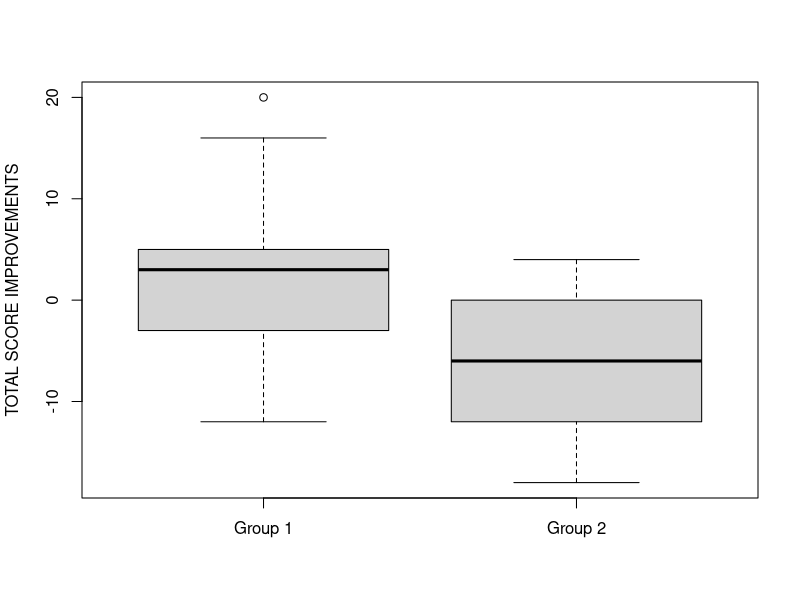
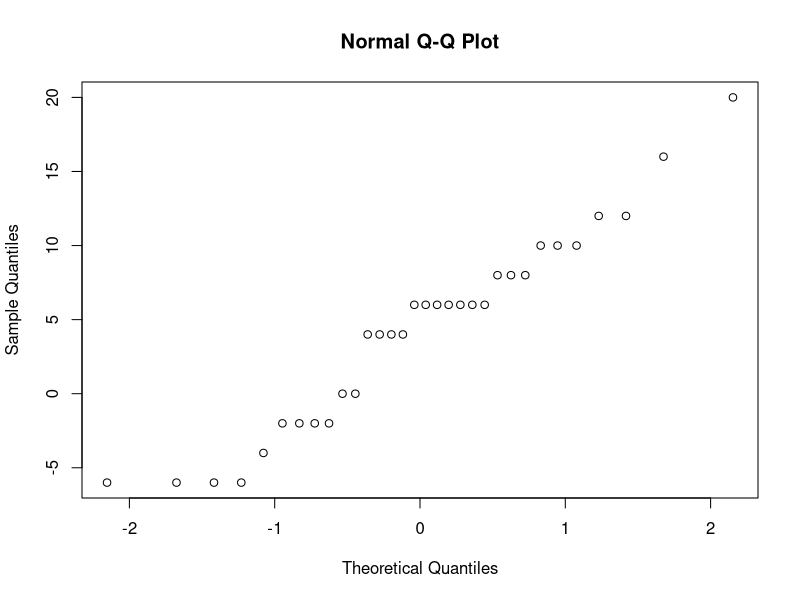
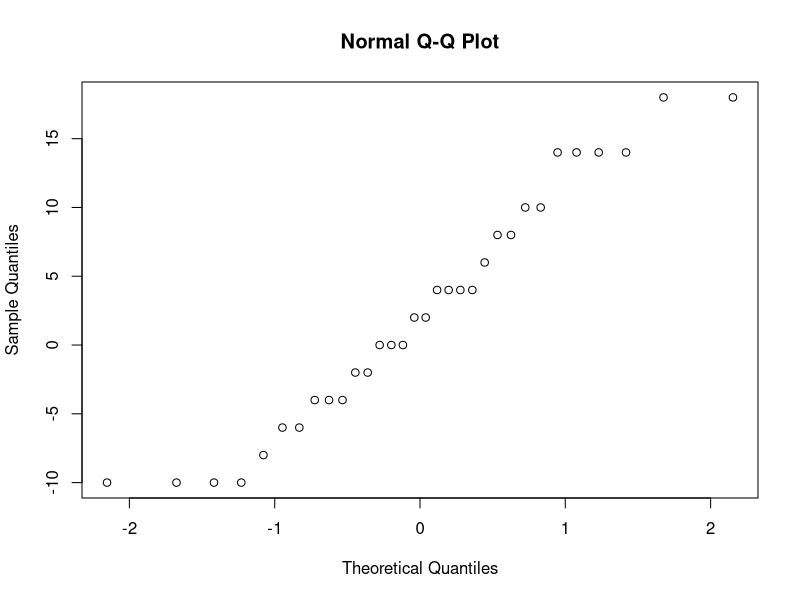
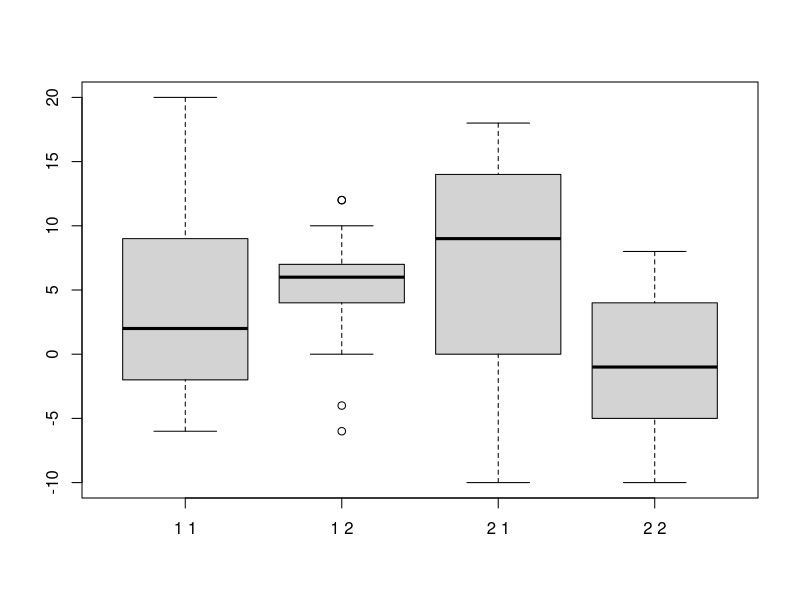
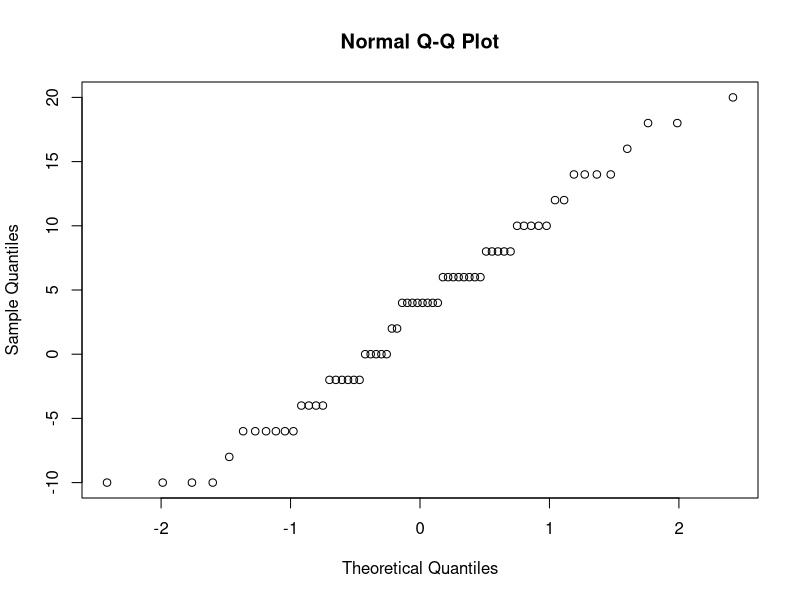

Source code (R) for these figures, in order:
## ---- chunk 1
knitr::opts_chunk$set(echo = TRUE)
## ---- chunk 2
data <- read.csv("Fall_All_Analysis.csv")
summary(data)
compositescore <- ifelse(data$Sentence == "Correct", ifelse(data$Answer == "Correct", 4, ifelse(data$Answer == "Wrong", -2, 2)), ifelse(data$Sentence == "Wrong", ifelse(data$Answer == "Correct", 2, ifelse(data$Answer == "Wrong", -4, -2)), NA))
confcompscore <- ifelse(data$Confidence == "Very", compositescore, ifelse(data$Confidence == "Semi", compositescore/2, compositescore/4))
confscore <- ifelse(data$Confidence == "Very", 2, ifelse(data$Confidence == "Semi", 1, 0)) # no answer is also 0

dgdata <- read.csv("Fall_Demographics_Everything.csv")
summary(dgdata)
## ---- chunk 3
session1totalIDCorrect <-sapply(split(compositescore[data$Session == 1], data$ID[data$Session == 1]), sum, na.rm=T)
session2totalIDCorrect <-sapply(split(compositescore[data$Session == 2], data$ID[data$Session == 2]), sum, na.rm=T)
session1totalIDTime <-sapply(split(data$Time[data$Session == 1], data$ID[data$Session == 1]), sum, na.rm=T)
session2totalIDTime <-sapply(split(data$Time[data$Session == 2], data$ID[data$Session == 2]), sum, na.rm=T)
session1totalIDConf <-sapply(split(confscore[data$Session == 1], data$ID[data$Session == 1]), sum, na.rm=T)
session2totalIDConf <-sapply(split(confscore[data$Session == 2], data$ID[data$Session == 2]), sum, na.rm=T)
session1IDGroup <-sapply(split(data$Group[data$Session == 1], data$ID[data$Session == 1]), unique)
session2IDGroup <-sapply(split(data$Group[data$Session == 2], data$ID[data$Session == 2]), unique)
## ---- chunk 4
t.test(session1totalIDCorrect[session1IDGroup == 1], session2totalIDCorrect[session2IDGroup == 1], paired=T)
t.test(session1totalIDCorrect[session1IDGroup == 1], session2totalIDCorrect[session2IDGroup == 1])
wilcox.test(session1totalIDCorrect[session1IDGroup == 1], session2totalIDCorrect[session2IDGroup == 1], paired=T)
wilcox.test(session1totalIDCorrect[session1IDGroup == 1], session2totalIDCorrect[session2IDGroup == 1])

t.test(session1totalIDCorrect[session1IDGroup == 2], session2totalIDCorrect[session2IDGroup == 2], paired=T)
t.test(session1totalIDCorrect[session1IDGroup == 2], session2totalIDCorrect[session2IDGroup == 2])
wilcox.test(session1totalIDCorrect[session1IDGroup == 2], session2totalIDCorrect[session2IDGroup == 2], paired=T)
wilcox.test(session1totalIDCorrect[session1IDGroup == 2], session2totalIDCorrect[session2IDGroup == 2])

group1totaldiff <- session2totalIDCorrect[session2IDGroup == 1] - session1totalIDCorrect[session1IDGroup == 1]
group2totaldiff <- session2totalIDCorrect[session2IDGroup == 2] - session1totalIDCorrect[session1IDGroup == 2]
boxplot(group1totaldiff, group2totaldiff, names=c("Group 1", "Group 2"), ylab="TOTAL SCORE IMPROVEMENTS")
## ---- chunk 5
dgndx <- match(names(session1IDGroup), dgdata$ID)
OSSExp <- dgdata$Open_Source_Experience[dgndx]
ProExp <- dgdata$Professional_Software_Experience[dgndx]
ModelExp <- dgdata$Model_Experience[dgndx]
CSBg <- dgdata$CS_Background[dgndx]
LawBg <- dgdata$Law_Background[dgndx]
DStructExp <- dgdata$Data_Structure_Experience[dgndx]
EnglProf <- dgdata$English_Proficiency[dgndx]
## ---- chunk 6
Group <- as.factor(session1IDGroup)
IDdata <- data.frame(Group, session1totalIDCorrect, session2totalIDCorrect, session1totalIDTime, session2totalIDTime, session1totalIDConf, session2totalIDConf, OSSExp, ProExp, ModelExp, CSBg, LawBg, DStructExp, EnglProf)
## ---- chunk 7
qqnorm(session1totalIDCorrect)
shapiro.test(session1totalIDCorrect)
qqnorm(session2totalIDCorrect)
shapiro.test(session2totalIDCorrect)
## ---- chunk 8
S1accuracyLModel <- lm(session1totalIDCorrect ~ Group + session1totalIDTime + session1totalIDConf + OSSExp + ProExp + ModelExp + CSBg + LawBg + DStructExp + EnglProf, data=IDdata)
S2accuracyLModel <- lm(session2totalIDCorrect ~ Group + session2totalIDTime + session2totalIDConf + OSSExp + ProExp + ModelExp + CSBg + LawBg + DStructExp + EnglProf, data=IDdata)
## ---- chunk 9
summary(S1accuracyLModel)
anova(S1accuracyLModel)
drop1(S1accuracyLModel, ~., test="F")
## ---- chunk 10
summary(S2accuracyLModel)
anova(S2accuracyLModel)
drop1(S2accuracyLModel, ~., test="F")
## ---- chunk 11
S1accuracyLModel <- lm(session1totalIDCorrect ~ Group + session1totalIDTime + session1totalIDConf + OSSExp + ProExp + EnglProf, data=IDdata)
S2accuracyLModel <- lm(session2totalIDCorrect ~ Group + session2totalIDTime + session2totalIDConf + OSSExp + ProExp + EnglProf, data=IDdata)
## ---- chunk 12
summary(S1accuracyLModel)
anova(S1accuracyLModel)
drop1(S1accuracyLModel, ~., test="F")
## ---- chunk 13
summary(S2accuracyLModel)
anova(S2accuracyLModel)
drop1(S2accuracyLModel, ~., test="F")
## ---- chunk 14
totalIDCorrect <- append(session1totalIDCorrect, session2totalIDCorrect)
totalIDTime <- append(session1totalIDTime, session2totalIDTime)
totalIDConf <- append(session1totalIDConf, session2totalIDConf)
IDGroup <- append(session1IDGroup, session2IDGroup)
IDSession <- append(rep(1,length(session1IDGroup)), rep(2,length(session2IDGroup)))
boxplot(split(totalIDCorrect, paste(IDSession, IDGroup)))

dgndx <- match(names(IDGroup), dgdata$ID)
OSSExp <- dgdata$Open_Source_Experience[dgndx]
ProExp <- dgdata$Professional_Software_Experience[dgndx]
ModelExp <- dgdata$Model_Experience[dgndx]
CSBg <- dgdata$CS_Background[dgndx]
LawBg <- dgdata$Law_Background[dgndx]
DStructExp <- dgdata$Data_Structure_Experience[dgndx]
EnglProf <- dgdata$English_Proficiency[dgndx]

Group <- as.factor(IDGroup)
Session <- as.factor(IDSession)
IDSessiondata <- data.frame(Session, Group, totalIDCorrect, totalIDTime, totalIDConf, OSSExp, ProExp, ModelExp, CSBg, LawBg, DStructExp, EnglProf)
## ---- chunk 15
qqnorm(totalIDCorrect)
## ---- chunk 16
accuracyLModel <- lm(totalIDCorrect ~ Session + Group + totalIDTime + totalIDConf + OSSExp + ProExp + ModelExp + CSBg + LawBg + DStructExp + EnglProf + Session:Group, data=IDSessiondata)
## ---- chunk 17
summary(accuracyLModel)
anova(accuracyLModel)
drop1(accuracyLModel, ~., test="F")
## ---- chunk 18
accuracyLModel <- lm(totalIDCorrect ~ Session + Group + totalIDTime + totalIDConf + OSSExp + ProExp + EnglProf + Session:Group, data=IDSessiondata)
## ---- chunk 19
summary(accuracyLModel)
anova(accuracyLModel)
drop1(accuracyLModel, ~., test="F")
## ---- chunk 20
accuracyLModel <- lm(totalIDCorrect ~ Session + Group + totalIDTime + totalIDConf + EnglProf + Session:Group, data=IDSessiondata)
## ---- chunk 21
summary(accuracyLModel)
anova(accuracyLModel)
drop1(accuracyLModel, ~., test="F")
## ---- chunk 22
subjectID <- as.factor(names(IDGroup))
accuracyLModel <- lm(totalIDCorrect ~ subjectID + Session + Group + totalIDTime + totalIDConf + EnglProf + Session:Group, data=IDSessiondata)
## ---- chunk 23
summary(accuracyLModel)
anova(accuracyLModel)
drop1(accuracyLModel, ~., test="F")
## ---- chunk 24
domain <- as.character(data$QType)
domain[data$QType != "HIPAA"] <- "Copyright"
dtype <- as.factor(domain)
sessfactor <- as.factor(data$Session)
grpfactor <- as.factor(data$Group)

accuracyBModel <- glm(I(compositescore > 0) ~ sessfactor + grpfactor + dtype + log(Time + 1) + Confidence + sessfactor:grpfactor + sessfactor:dtype, family=binomial(), data=data)
## ---- chunk 25
summary(accuracyBModel)
anova(accuracyBModel, test="Chisq")
drop1(accuracyBModel, ~., test="Chisq")
## ---- chunk 26
subjectID <- as.factor(data$ID)
accuracyBModel <- glm(I(compositescore > 0) ~ subjectID + sessfactor + grpfactor + dtype + log(Time + 1) + Confidence + sessfactor:grpfactor + sessfactor:dtype, family=binomial(), data=data)
## ---- chunk 27
summary(accuracyBModel)
anova(accuracyBModel, test="Chisq")
drop1(accuracyBModel, ~., test="Chisq")
## ---- chunk 28
qID <- as.factor(data$QID)
accuracyBModel <- glm(I(compositescore > 0) ~ sessfactor + grpfactor + dtype + log(Time + 1) + Confidence + sessfactor:grpfactor + sessfactor:dtype + sessfactor:dtype:qID, family=binomial(), data=data)
## ---- chunk 29
summary(accuracyBModel)
anova(accuracyBModel, test="Chisq")
drop1(accuracyBModel, ~., test="Chisq")
## ---- chunk 30
qID <- as.factor(data$QID)
accuracyBModel <- glm(I(compositescore > 0) ~ sessfactor + grpfactor + dtype + log(Time + 1) + Confidence + sessfactor:grpfactor + sessfactor:dtype + sessfactor:dtype:qID + sessfactor:grpfactor:dtype:qID, family=binomial(), data=data)
## ---- chunk 31
summary(accuracyBModel)
anova(accuracyBModel, test="Chisq")
drop1(accuracyBModel, ~., test="Chisq")
